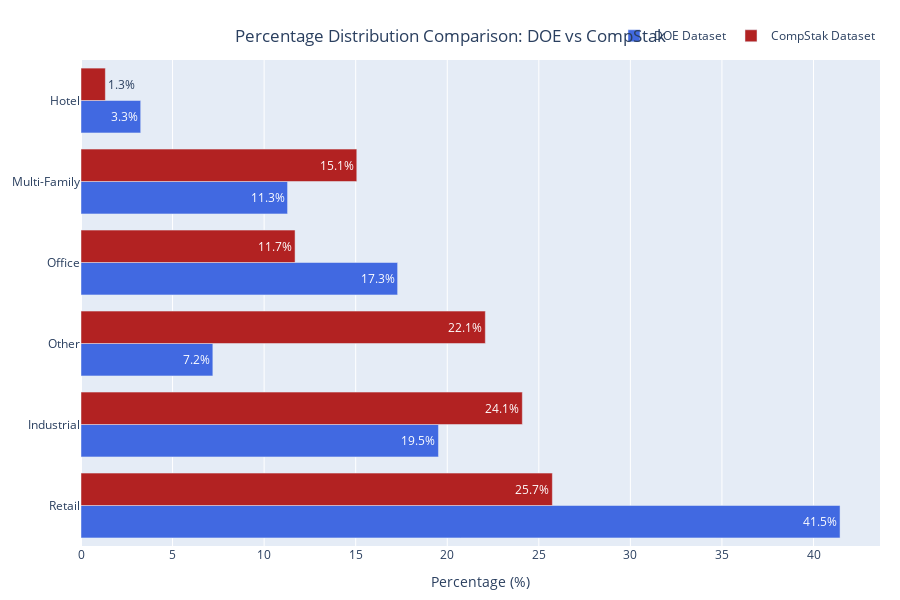

Here is the notebook cell this chart was saved with:
### Markdown cell above
## Side-by-Side Percentage Comparison

Let's create a more effective visualization to directly compare the percentage distributions between the DOE and CompStak datasets.

### Code cell
# Create a horizontal bar chart comparing percentages side by side
# Sort categories by the total percentage (sum of both datasets)
comparison_df['Combined Percentage'] = comparison_df['DOE Percentage'] + comparison_df['CompStak Percentage']
sorted_df = comparison_df.sort_values('Combined Percentage', ascending=False).reset_index(drop=True)

# Create a horizontal bar chart using plotly
fig = go.Figure()

# Add traces for DOE percentages
fig.add_trace(go.Bar(
    y=sorted_df['Category'],
    x=sorted_df['DOE Percentage'],
    name='DOE Dataset',
    orientation='h',
    text=sorted_df['DOE Percentage'].apply(lambda x: f'{x:.1f}%'),
    textposition='auto',
    marker_color='royalblue',
    hovertemplate='%{y}: %{x:.2f}%<extra>DOE Dataset</extra>'
))

# Add traces for CompStak percentages
fig.add_trace(go.Bar(
    y=sorted_df['Category'],
    x=sorted_df['CompStak Percentage'],
    name='CompStak Dataset',
    orientation='h',
    text=sorted_df['CompStak Percentage'].apply(lambda x: f'{x:.1f}%'),
    textposition='auto',
    marker_color='firebrick',
    hovertemplate='%{y}: %{x:.2f}%<extra>CompStak Dataset</extra>'
))

# Update layout
fig.update_layout(
    title={
        'text': 'Percentage Distribution Comparison: DOE vs CompStak',
        'y':0.95,
        'x':0.5,
        'xanchor': 'center',
        'yanchor': 'top'
    },
    xaxis_title='Percentage (%)',
    barmode='group',
    height=600,
    width=900,
    legend=dict(
        orientation='h',
        yanchor='bottom',
        y=1.02,
        xanchor='right',
        x=1
    ),
    margin=dict(l=20, r=20, t=60, b=20)
)

# Save the figure
timestamp = datetime.now().strftime('%Y%m%d_%H%M%S')
output_dir = r'C:\Users\clint\Desktop\compstak-analysis\Images\Corrected Data'
os.makedirs(output_dir, exist_ok=True)
output_path = os.path.join(output_dir, f'property_percentage_comparison_{timestamp}.html')
fig.write_html(output_path)
output_path_png = os.path.join(output_dir, f'property_percentage_comparison_{timestamp}.png')
fig.write_image(output_path_png)

print(f'Interactive visualization saved to: {output_path}')
print(f'Static image saved to: {output_path_png}')

# Show the figure
fig.show()

### Figure 1 — Plotly figure (JSON) as saved in the notebook; plotly's stock layout.template omitted (floating-point values rounded to 4 significant figures)
{"data": [{"hovertemplate": "%{y}: %{x:.2f}%<extra>DOE Dataset</extra>", "marker": {"color": "royalblue"}, "name": "DOE Dataset", "orientation": "h", "text": ["41.5%", "19.5%", "7.2%", "17.3%", "11.3%", "3.3%"], "textposition": "auto", "type": "bar", "x": [41.45, 19.52, 7.2, 17.29, 11.28, 3.26], "y": ["Retail", "Industrial", "Other", "Office", "Multi-Family", "Hotel"]}, {"hovertemplate": "%{y}: %{x:.2f}%<extra>CompStak Dataset</extra>", "marker": {"color": "firebrick"}, "name": "CompStak Dataset", "orientation": "h", "text": ["25.7%", "24.1%", "22.1%", "11.7%", "15.1%", "1.3%"], "textposition": "auto", "type": "bar", "x": [25.74, 24.1, 22.08, 11.69, 15.06, 1.33], "y": ["Retail", "Industrial", "Other", "Office", "Multi-Family", "Hotel"]}], "layout": {"barmode": "group", "height": 600, "legend": {"orientation": "h", "x": 1, "xanchor": "right", "y": 1.02, "yanchor": "bottom"}, "margin": {"b": 20, "l": 20, "r": 20, "t": 60}, "title": {"text": "Percentage Distribution Comparison: DOE vs CompStak", "x": 0.5, "xanchor": "center", "y": 0.95, "yanchor": "top"}, "width": 900, "xaxis": {"title": {"text": "Percentage (%)"}}}}
